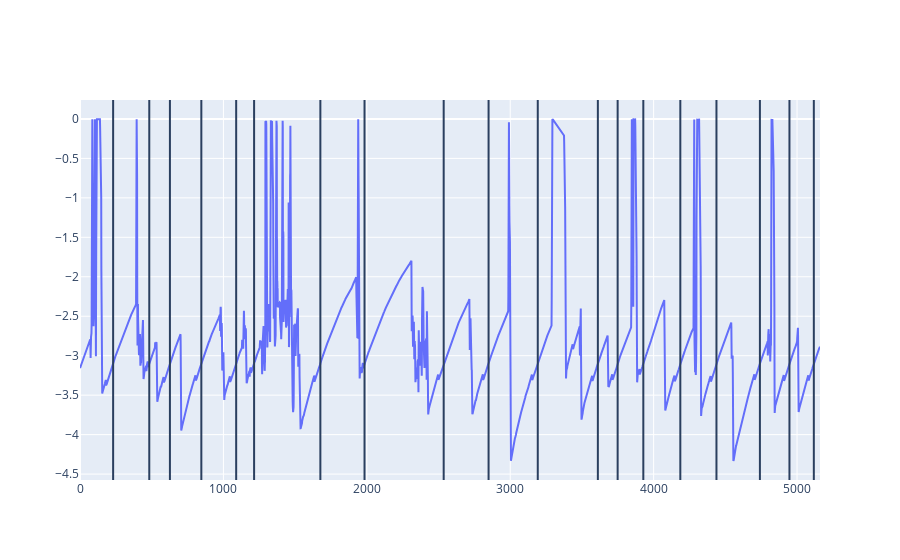

Source (notebook cell):
### Code cell
import plotly.graph_objects as go

fig = go.Figure()

# Add traces
fig.add_trace(go.Scatter(x=acnet_df['time'], y=acnet_df['N:IWCMI'],
                    mode='lines',
                    name='I'))
ts_sec = (timestamps.values.astype(np.int64)-t0)*1e-9
for t in ts_sec:
    fig.add_vline(t)

fig.show()

### Figure 1 — Plotly figure (JSON) as saved in the notebook; plotly's stock layout.template omitted (floating-point values rounded to 4 significant figures; data arrays with more than 128 entries replaced by an {"elided": "..."} marker saying what was removed)
{"data": [{"mode": "lines", "name": "I", "type": "scatter", "x": {"elided": "5161 float values"}, "y": {"elided": "5161 float values"}}], "layout": {"shapes": [{"type": "line", "x0": 231.0, "x1": 231.0, "xref": "x", "y0": 0, "y1": 1, "yref": "y domain"}, {"type": "line", "x0": 483.0, "x1": 483.0, "xref": "x", "y0": 0, "y1": 1, "yref": "y domain"}, {"type": "line", "x0": 627, "x1": 627, "xref": "x", "y0": 0, "y1": 1, "yref": "y domain"}, {"type": "line", "x0": 846, "x1": 846, "xref": "x", "y0": 0, "y1": 1, "yref": "y domain"}, {"type": "line", "x0": 1089, "x1": 1089, "xref": "x", "y0": 0, "y1": 1, "yref": "y domain"}, {"type": "line", "x0": 1214, "x1": 1214, "xref": "x", "y0": 0, "y1": 1, "yref": "y domain"}, {"type": "line", "x0": 1676, "x1": 1676, "xref": "x", "y0": 0, "y1": 1, "yref": "y domain"}, {"type": "line", "x0": 1984.0, "x1": 1984.0, "xref": "x", "y0": 0, "y1": 1, "yref": "y domain"}, {"type": "line", "x0": 2536, "x1": 2536, "xref": "x", "y0": 0, "y1": 1, "yref": "y domain"}, {"type": "line", "x0": 2849, "x1": 2849, "xref": "x", "y0": 0, "y1": 1, "yref": "y domain"}, {"type": "line", "x0": 3192, "x1": 3192, "xref": "x", "y0": 0, "y1": 1, "yref": "y domain"}, {"type": "line", "x0": 3611, "x1": 3611, "xref": "x", "y0": 0, "y1": 1, "yref": "y domain"}, {"type": "line", "x0": 3749.0, "x1": 3749.0, "xref": "x", "y0": 0, "y1": 1, "yref": "y domain"}, {"type": "line", "x0": 3928.0, "x1": 3928.0, "xref": "x", "y0": 0, "y1": 1, "yref": "y domain"}, {"type": "line", "x0": 4186, "x1": 4186, "xref": "x", "y0": 0, "y1": 1, "yref": "y domain"}, {"type": "line", "x0": 4438, "x1": 4438, "xref": "x", "y0": 0, "y1": 1, "yref": "y domain"}, {"type": "line", "x0": 4741, "x1": 4741, "xref": "x", "y0": 0, "y1": 1, "yref": "y domain"}, {"type": "line", "x0": 4947, "x1": 4947, "xref": "x", "y0": 0, "y1": 1, "yref": "y domain"}, {"type": "line", "x0": 5117, "x1": 5117, "xref": "x", "y0": 0, "y1": 1, "yref": "y domain"}]}}
